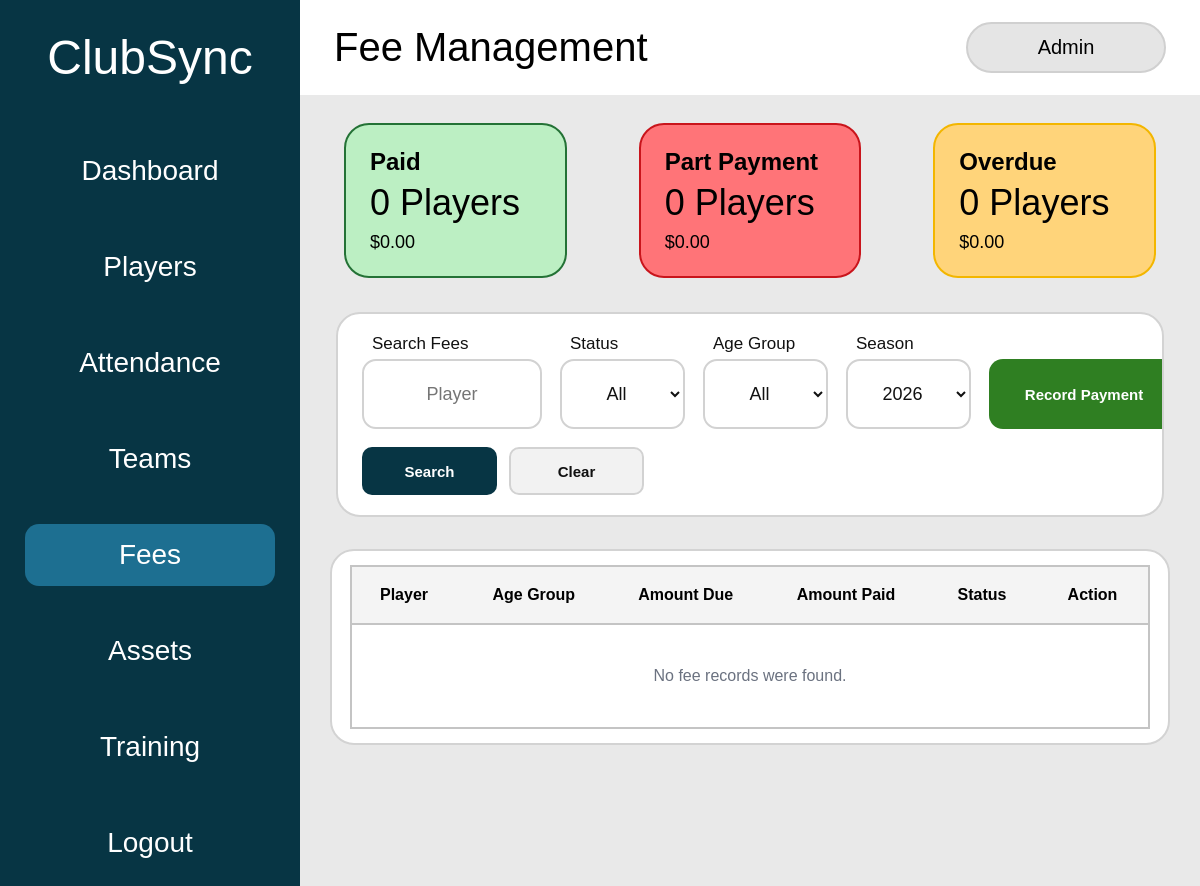
Before: /fees (signed in) with the older database file.
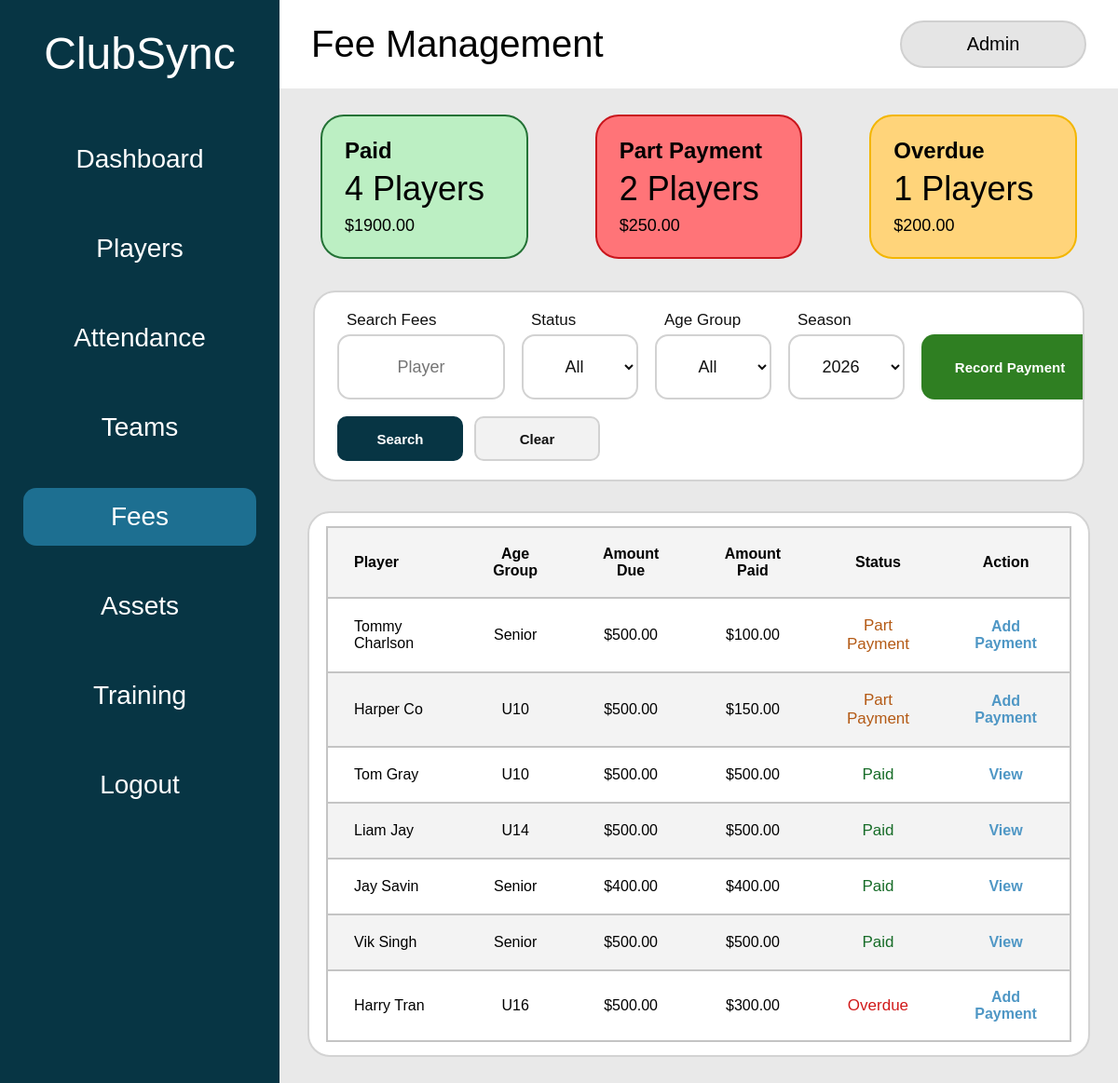
After: the same page with the newer database file.
### tables this page shows
CREATE TABLE fees (
        fee_id INTEGER PRIMARY KEY AUTOINCREMENT,
        player_id INTEGER NOT NULL,
        season INTEGER NOT NULL,
        amount_due REAL NOT NULL
            DEFAULT 0
            CHECK (amount_due >= 0),
        amount_paid REAL NOT NULL
            DEFAULT 0
            CHECK (amount_paid >= 0),
        payment_status TEXT NOT NULL
            DEFAULT 'Unpaid'
            CHECK (
                payment_status IN (
                    'Paid',
                    'Part Payment',
                    'Overdue',
                    'Unpaid'
                )
            ),
        due_date TEXT,
        payment_date TEXT,
        notes TEXT,
        created_at TEXT NOT NULL
            DEFAULT CURRENT_TIMESTAMP,
        updated_at TEXT NOT NULL
            DEFAULT CURRENT_TIMESTAMP,

        UNIQUE (
            player_id,
            season
        ),

        FOREIGN KEY (player_id)
            REFERENCES players(player_id)
            ON DELETE CASCADE
    );

CREATE TABLE players (
    player_id INTEGER PRIMARY KEY AUTOINCREMENT,
    first_name TEXT NOT NULL,
    last_name TEXT NOT NULL,
    date_of_birth TEXT NOT NULL,
    age_group TEXT NOT NULL,
    team TEXT NOT NULL,
    position TEXT NOT NULL,
    contact_phone TEXT,
    emergency_contact TEXT,
    medical_notes TEXT,
    registration_status TEXT NOT NULL DEFAULT 'Active'
);

### app.py (the view, shortened to what this page needs)
@app.route("/fees")
def fees():
    if "role" not in session:
        return redirect(url_for("login"))
    if session["role"] == "Viewer":
        return redirect(url_for("viewer"))
    search = request.args.get(
        "search",
        ""
    ).strip()
    selected_status = request.args.get(
        "status",
        ""
    ).strip()
    selected_age_group = request.args.get(
        "age_group",
        ""
    ).strip()
    current_year = date.today().year
    selected_season_value = request.args.get(
        "season",
        str(current_year)
    ).strip()
    try:
        selected_season = int(selected_season_value)
    except ValueError:
        selected_season = current_year
    allowed_statuses = {
        "",
        "Paid",
        "Part Payment",
        "Overdue",
        "Unpaid"
    }
    if selected_status not in allowed_statuses:
        selected_status = ""
    connection = get_database_connection()
    ensure_fees_table(connection)
    refresh_fee_statuses(connection)
    refresh_overdue_fee_dashboard(connection)
    connection.commit()
    query = """
        SELECT
            fees.fee_id,
            fees.player_id,
            fees.season,
            fees.amount_due,
            fees.amount_paid,
            fees.payment_status,
            fees.due_date,
            fees.payment_date,
            fees.notes,
            players.first_name,
            players.last_name,
            players.age_group,
            players.team

        FROM fees

        JOIN players
            ON fees.player_id = players.player_id

        WHERE fees.season = ?
    """
    parameters = [
        selected_season
    ]
    query += """
        ORDER BY
            players.last_name,
            players.first_name
    """
    fee_records = connection.execute(
        query,
        parameters
    ).fetchall()
    summary = connection.execute("""
        SELECT
            SUM(
                CASE
                    WHEN payment_status = 'Paid'
                    THEN 1
                    ELSE 0
                END
            ) AS paid_count,

            SUM(
                CASE
                    WHEN payment_status = 'Paid'
                    THEN amount_paid
                    ELSE 0
                END
            ) AS paid_total,

            SUM(
                CASE
                    WHEN payment_status = 'Part Payment'
                    THEN 1
                    ELSE 0
                END
            ) AS part_payment_count,

            SUM(
                CASE
                    WHEN payment_status = 'Part Payment'
                    THEN amount_paid
                    ELSE 0
                END
            ) AS part_payment_total,

            SUM(
                CASE
                    WHEN payment_status = 'Overdue'
                    THEN 1
                    ELSE 0
                END
            ) AS overdue_count,

            SUM(
                CASE
                    WHEN payment_status = 'Overdue'
                    THEN MAX(amount_due - amount_paid, 0)
                    ELSE 0
                END
            ) AS overdue_total

        FROM fees
        WHERE season = ?
    """, (
        selected_season,
    )).fetchone()
    players_for_fees = connection.execute("""
        SELECT
            player_id,
            first_name,
            last_name,
            age_group
        FROM players
        WHERE registration_status = 'Active'
        ORDER BY
            last_name,
            first_name
    """).fetchall()
    age_groups = connection.execute("""
        SELECT DISTINCT age_group
        FROM players
        WHERE registration_status = 'Active'
          AND age_group IS NOT NULL
          AND TRIM(age_group) != ''
        ORDER BY age_group
    """).fetchall()
    saved_seasons = connection.execute("""
        SELECT DISTINCT season
        FROM fees
        ORDER BY season DESC
    """).fetchall()
    seasons = {
        current_year - 2,
        current_year - 1,
        current_year,
        current_year + 1
    }
    for season_record in saved_seasons:
        seasons.add(
            int(season_record["season"])
        )
    seasons = sorted(
        seasons,
        reverse=True
    )
    connection.close()
    return render_template(
        "fees.html",
        fees=fee_records,
        players=players_for_fees,
        age_groups=age_groups,
        seasons=seasons,
        paid_count=summary["paid_count"] or 0,
        paid_total=summary["paid_total"] or 0,
        part_payment_count=(
            summary["part_payment_count"] or 0
        ),
        part_payment_total=(
            summary["part_payment_total"] or 0
        ),
        overdue_count=summary["overdue_count"] or 0,
        overdue_total=summary["overdue_total"] or 0,
        search=search,
        selected_status=selected_status,
        selected_age_group=selected_age_group,
        selected_season=selected_season,
        saved=request.args.get("saved") == "1"
    )

### app.py (called while the page is built, shortened)
def get_database_connection():
    connection = sqlite3.connect("clubsync.db")
    connection.row_factory = sqlite3.Row
    connection.execute("PRAGMA foreign_keys = ON")
    return connection

def calculate_fee_status(
    amount_due,
    amount_paid,
    due_date
):
    if amount_due > 0 and amount_paid >= amount_due:
        return "Paid"
    if due_date:
        try:
            parsed_due_date = date.fromisoformat(due_date)
            if parsed_due_date < date.today():
                return "Overdue"
        except ValueError:
            pass
    if amount_paid > 0:
        return "Part Payment"
    return "Unpaid"

def refresh_fee_statuses(connection):
    fee_records = connection.execute("""
        SELECT
            fee_id,
            amount_due,
            amount_paid,
            due_date,
            payment_status
        FROM fees
    """).fetchall()
    for fee_record in fee_records:
        current_status = calculate_fee_status(
            float(fee_record["amount_due"]),
            float(fee_record["amount_paid"]),
            fee_record["due_date"]
        )

### templates/fees.html (shortened to what the changed rows need)
<!DOCTYPE html>
<html lang="en">
<head>
    <link
        rel="stylesheet"
        href="{{ url_for('static', filename='css/style.css') }}"
    >
</head>
<body>
<div class="app-layout">
    <aside class="sidebar">
        <h1>ClubSync</h1>
    </aside>
    <main class="main-content fees-page">
        <div class="top-bar">
            <div>
                <h2>Fee Management</h2>
            </div>
        </div>
        <section class="fee-summary-grid">
            <div class="fee-summary-card paid-summary-card">
                <h3>Paid</h3>
                <p class="fee-summary-count">
                    {{ paid_count }} Players
                </p>
                <p class="fee-summary-amount">
                    ${{ "%.2f"|format(paid_total) }}
                </p>
            </div>
            <div class="fee-summary-card part-payment-summary-card">
                <h3>Part Payment</h3>
                <p class="fee-summary-count">
                    {{ part_payment_count }} Players
                </p>
                <p class="fee-summary-amount">
                    ${{ "%.2f"|format(part_payment_total) }}
                </p>
            </div>
            <div class="fee-summary-card overdue-summary-card">
                <h3>Overdue</h3>
                <p class="fee-summary-count">
                    {{ overdue_count }} Players
                </p>
                <p class="fee-summary-amount">
                    ${{ "%.2f"|format(overdue_total) }}
                </p>
            </div>
        </section>
        <section class="fees-table-card">
            <div class="fees-table-wrapper">
                <table class="fees-table">
                    <thead>
                        <tr>
                            <th>Player</th>
                            <th>Age Group</th>
                            <th>Amount Due</th>
                            <th>Amount Paid</th>
                            <th>Status</th>
                            <th>Action</th>
                        </tr>
                    </thead>
                    <tbody>
                        {% for fee in fees %}
                            <tr>
                                <td>
                                    {{ fee["first_name"] }}
                                    {{ fee["last_name"] }}
                                </td>
                                <td>
                                    {{ fee["age_group"] }}
                                </td>
                                <td>
                                    ${{ "%.2f"|format(fee["amount_due"]) }}
                                </td>
                                <td>
                                    ${{ "%.2f"|format(fee["amount_paid"]) }}
                                </td>
                                <td>
                                    <span
                                        class="fee-status
                                        {% if fee['payment_status'] == 'Paid' %}
                                            paid-fee-status
                                        {% elif fee['payment_status'] == 'Part Payment' %}
                                            part-payment-fee-status
                                        {% elif fee['payment_status'] == 'Overdue' %}
                                            overdue-fee-status
                                        {% else %}
                                            unpaid-fee-status
                                        {% endif %}"
                                    >
                                        {{ fee["payment_status"] }}
                                    </span>
                                </td>
                                <td>
                                    {% if session["role"] == "Admin" %}
                                        {% if fee["payment_status"] == "Paid" %}
                                            <button
                                                type="button"
                                                class="fee-action-button"
                                                onclick='openViewFeeModal(
                                                    {{ fee["fee_id"]|tojson }},
                                                    {{ ((fee["first_name"] or "") ~ " " ~ (fee["last_name"] or ""))|tojson }},
                                                    {{ (fee["age_group"] or "")|tojson }},
                                                    {{ fee["season"]|tojson }},
                                                    {{ fee["amount_due"]|tojson }},
                                                    {{ fee["amount_paid"]|tojson }},
                                                    {{ (fee["payment_status"] or "")|tojson }},
                                                    {{ (fee["due_date"] or "")|tojson }},
                                                    {{ (fee["notes"] or "")|tojson }}
                                                )'
                                            >
                                                View
                                            </button>
                                        {% else %}
                                            <button
                                                type="button"
                                                class="fee-action-button"
                                                onclick="openUpdatePaymentModal(
                                                    '{{ fee['fee_id'] }}',
                                                    '{{ fee['first_name']|e }} {{ fee['last_name']|e }}',
                                                    '{{ fee['amount_due'] }}',
                                                    '{{ fee['amount_paid'] }}'
                                                )"
                                            >
                                                {% if fee["amount_paid"] > 0 %}
                                                    Add Payment
                                                {% else %}
                                                    Mark Payment
                                                {% endif %}
                                            </button>
                                        {% endif %}
                                    {% endif %}
                                </td>
                            </tr>
                        {% else %}
                            <tr>
                                <td
                                    colspan="6"
                                    class="fees-empty-state"
                                >
                                    No fee records were found.
                                </td>
                            </tr>
                        {% endfor %}
                    </tbody>
                </table>
            </div>
        </section>
    </main>
</div>
</body>
</html>

Changed rows visible on the page:
added fees: first_name "Tommy", last_name "Charlson", age_group "Senior", amount_due "500.00", amount_paid "100.00", payment_status "Part Payment", shows "Add Payment"
added fees: first_name "Harper", last_name "Co", age_group "U10", amount_due "500.00", amount_paid "150.00", payment_status "Part Payment", shows "Add Payment"
added fees: first_name "Tom", last_name "Gray", age_group "U10", amount_due "500.00", amount_paid "500.00", payment_status "Paid"
added fees: first_name "Liam", last_name "Jay", age_group "U14", amount_due "500.00", amount_paid "500.00", payment_status "Paid"
added fees: first_name "Jay", last_name "Savin", age_group "Senior", amount_due "400.00", amount_paid "400.00", payment_status "Paid"
added fees: first_name "Vik", last_name "Singh", age_group "Senior", amount_due "500.00", amount_paid "500.00", payment_status "Paid"
added fees: first_name "Harry", last_name "Tran", age_group "U16", amount_due "500.00", amount_paid "300.00", payment_status "Overdue", shows "Add Payment"
Other visible differences:
{{ paid_count }}: "0" → "4"
{{ "%.2f"|format(paid_total) }}: "0.00" → "1900.00"
{{ part_payment_count }}: "0" → "2"
{{ "%.2f"|format(part_payment_total) }}: "0.00" → "250.00"
{{ overdue_count }}: "0" → "1"
{{ "%.2f"|format(overdue_total) }}: "0.00" → "200.00"
text no longer shown: "No fee records were found."
